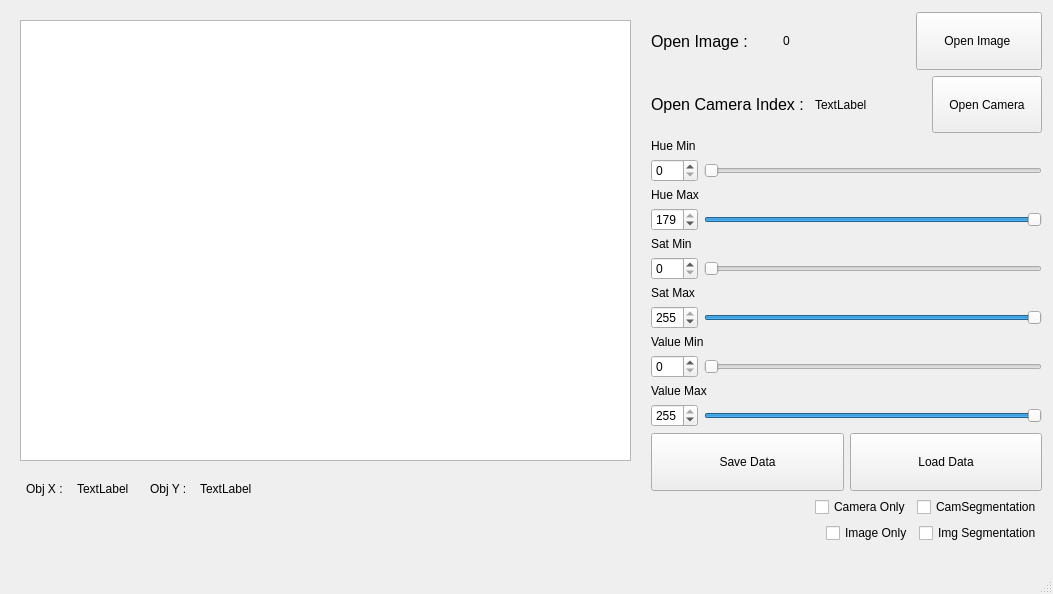
<?xml version="1.0" encoding="UTF-8"?>
<ui version="4.0">
 <class>MainWindow</class>
 <widget class="QMainWindow" name="MainWindow">
  <property name="geometry">
   <rect>
    <x>0</x>
    <y>0</y>
    <width>1053</width>
    <height>594</height>
   </rect>
  </property>
  <property name="windowTitle">
   <string>MainWindow</string>
  </property>
  <widget class="QWidget" name="centralwidget">
   <widget class="QGraphicsView" name="graphicsView">
    <property name="geometry">
     <rect>
      <x>20</x>
      <y>20</y>
      <width>611</width>
      <height>441</height>
     </rect>
    </property>
   </widget>
   <widget class="QLabel" name="posY">
    <property name="geometry">
     <rect>
      <x>200</x>
      <y>480</y>
      <width>67</width>
      <height>17</height>
     </rect>
    </property>
    <property name="text">
     <string>TextLabel</string>
    </property>
   </widget>
   <widget class="QLabel" name="label_3">
    <property name="geometry">
     <rect>
      <x>150</x>
      <y>480</y>
      <width>44</width>
      <height>17</height>
     </rect>
    </property>
    <property name="text">
     <string>Obj Y :</string>
    </property>
   </widget>
   <widget class="QLabel" name="posX">
    <property name="geometry">
     <rect>
      <x>77</x>
      <y>480</y>
      <width>67</width>
      <height>17</height>
     </rect>
    </property>
    <property name="text">
     <string>TextLabel</string>
    </property>
   </widget>
   <widget class="QLabel" name="label_2">
    <property name="geometry">
     <rect>
      <x>26</x>
      <y>480</y>
      <width>45</width>
      <height>17</height>
     </rect>
    </property>
    <property name="text">
     <string>Obj X :</string>
    </property>
   </widget>
   <widget class="QWidget" name="">
    <property name="geometry">
     <rect>
      <x>651</x>
      <y>12</y>
      <width>391</width>
      <height>531</height>
     </rect>
    </property>
    <layout class="QVBoxLayout" name="verticalLayout_2">
     <item>
      <layout class="QHBoxLayout" name="horizontalLayout_10">
       <item>
        <widget class="QLabel" name="label_4">
         <property name="font">
          <font>
           <pointsize>12</pointsize>
          </font>
         </property>
         <property name="text">
          <string>Open Image : </string>
         </property>
        </widget>
       </item>
       <item>
        <widget class="QLabel" name="conditionLabel">
         <property name="text">
          <string>0</string>
         </property>
        </widget>
       </item>
       <item>
        <widget class="QPushButton" name="imageLoadButton">
         <property name="sizePolicy">
          <sizepolicy hsizetype="Minimum" vsizetype="Expanding">
           <horstretch>0</horstretch>
           <verstretch>0</verstretch>
          </sizepolicy>
         </property>
         <property name="text">
          <string>Open Image </string>
         </property>
        </widget>
       </item>
      </layout>
     </item>
     <item>
      <layout class="QHBoxLayout" name="horizontalLayout">
       <item>
        <widget class="QLabel" name="label">
         <property name="font">
          <font>
           <pointsize>12</pointsize>
          </font>
         </property>
         <property name="text">
          <string>Open Camera Index : </string>
         </property>
        </widget>
       </item>
       <item>
        <widget class="QLabel" name="videoLabel">
         <property name="text">
          <string>TextLabel</string>
         </property>
        </widget>
       </item>
       <item>
        <widget class="QPushButton" name="startBtn">
         <property name="sizePolicy">
          <sizepolicy hsizetype="Minimum" vsizetype="Expanding">
           <horstretch>0</horstretch>
           <verstretch>0</verstretch>
          </sizepolicy>
         </property>
         <property name="text">
          <string>Open Camera</string>
         </property>
        </widget>
       </item>
      </layout>
     </item>
     <item>
      <layout class="QVBoxLayout" name="verticalLayout">
       <item>
        <widget class="QLabel" name="label_7">
         <property name="text">
          <string>Hue Min</string>
         </property>
        </widget>
       </item>
       <item>
        <layout class="QHBoxLayout" name="horizontalLayout_6">
         <item>
          <widget class="QSpinBox" name="hminSpinBox">
           <property name="maximum">
            <number>179</number>
           </property>
          </widget>
         </item>
         <item>
          <widget class="QSlider" name="hminSlider">
           <property name="maximum">
            <number>179</number>
           </property>
           <property name="orientation">
            <enum>Qt::Horizontal</enum>
           </property>
          </widget>
         </item>
        </layout>
       </item>
       <item>
        <widget class="QLabel" name="label_8">
         <property name="text">
          <string>Hue Max</string>
         </property>
        </widget>
       </item>
       <item>
        <layout class="QHBoxLayout" name="horizontalLayout_9">
         <item>
          <widget class="QSpinBox" name="hmaxSpinBox">
           <property name="maximum">
            <number>179</number>
           </property>
           <property name="value">
            <number>179</number>
           </property>
          </widget>
         </item>
         <item>
          <widget class="QSlider" name="hmaxSlider">
           <property name="maximum">
            <number>179</number>
           </property>
           <property name="value">
            <number>179</number>
           </property>
           <property name="orientation">
            <enum>Qt::Horizontal</enum>
           </property>
          </widget>
         </item>
        </layout>
       </item>
       <item>
        <widget class="QLabel" name="label_9">
         <property name="text">
          <string>Sat Min</string>
         </property>
        </widget>
       </item>
       <item>
        <layout class="QHBoxLayout" name="horizontalLayout_2">
         <item>
          <widget class="QSpinBox" name="sminSpinBox">
           <property name="maximum">
            <number>255</number>
           </property>
          </widget>
         </item>
         <item>
          <widget class="QSlider" name="sminSlider">
           <property name="maximum">
            <number>255</number>
           </property>
           <property name="orientation">
            <enum>Qt::Horizontal</enum>
           </property>
          </widget>
         </item>
        </layout>
       </item>
       <item>
        <widget class="QLabel" name="label_10">
         <property name="text">
          <string>Sat Max</string>
         </property>
        </widget>
       </item>
       <item>
        <layout class="QHBoxLayout" name="horizontalLayout_3">
         <item>
          <widget class="QSpinBox" name="smaxSpinBox">
           <property name="maximum">
            <number>255</number>
           </property>
           <property name="value">
            <number>255</number>
           </property>
          </widget>
         </item>
         <item>
          <widget class="QSlider" name="smaxSlider">
           <property name="maximum">
            <number>255</number>
           </property>
           <property name="value">
            <number>255</number>
           </property>
           <property name="orientation">
            <enum>Qt::Horizontal</enum>
           </property>
          </widget>
         </item>
        </layout>
       </item>
       <item>
        <widget class="QLabel" name="label_11">
         <property name="text">
          <string>Value Min</string>
         </property>
        </widget>
       </item>
       <item>
        <layout class="QHBoxLayout" name="horizontalLayout_4">
         <item>
          <widget class="QSpinBox" name="vminSpinBox">
           <property name="maximum">
            <number>255</number>
           </property>
          </widget>
         </item>
         <item>
          <widget class="QSlider" name="vminSlider">
           <property name="maximum">
            <number>255</number>
           </property>
           <property name="orientation">
            <enum>Qt::Horizontal</enum>
           </property>
          </widget>
         </item>
        </layout>
       </item>
       <item>
        <widget class="QLabel" name="label_12">
         <property name="text">
          <string>Value Max</string>
         </property>
        </widget>
       </item>
       <item>
        <layout class="QHBoxLayout" name="horizontalLayout_5">
         <item>
          <widget class="QSpinBox" name="vmaxSpinBox">
           <property name="maximum">
            <number>255</number>
           </property>
           <property name="value">
            <number>255</number>
           </property>
          </widget>
         </item>
         <item>
          <widget class="QSlider" name="vmaxSlider">
           <property name="maximum">
            <number>255</number>
           </property>
           <property name="value">
            <number>255</number>
           </property>
           <property name="orientation">
            <enum>Qt::Horizontal</enum>
           </property>
          </widget>
         </item>
        </layout>
       </item>
      </layout>
     </item>
     <item>
      <layout class="QHBoxLayout" name="horizontalLayout_8">
       <item>
        <widget class="QPushButton" name="saveButton">
         <property name="sizePolicy">
          <sizepolicy hsizetype="Minimum" vsizetype="Expanding">
           <horstretch>0</horstretch>
           <verstretch>0</verstretch>
          </sizepolicy>
         </property>
         <property name="text">
          <string>Save Data</string>
         </property>
        </widget>
       </item>
       <item>
        <widget class="QPushButton" name="loadDataButton">
         <property name="sizePolicy">
          <sizepolicy hsizetype="Minimum" vsizetype="Expanding">
           <horstretch>0</horstretch>
           <verstretch>0</verstretch>
          </sizepolicy>
         </property>
         <property name="text">
          <string>Load Data</string>
         </property>
        </widget>
       </item>
      </layout>
     </item>
     <item>
      <layout class="QHBoxLayout" name="horizontalLayout_7">
       <item>
        <spacer name="horizontalSpacer">
         <property name="orientation">
          <enum>Qt::Horizontal</enum>
         </property>
         <property name="sizeHint" stdset="0">
          <size>
           <width>40</width>
           <height>20</height>
          </size>
         </property>
        </spacer>
       </item>
       <item>
        <widget class="QCheckBox" name="cameraOnlyCheckBox">
         <property name="text">
          <string>Camera Only</string>
         </property>
        </widget>
       </item>
       <item>
        <widget class="QCheckBox" name="segmentationCheckBox">
         <property name="text">
          <string>CamSegmentation</string>
         </property>
        </widget>
       </item>
      </layout>
     </item>
     <item>
      <layout class="QHBoxLayout" name="horizontalLayout_12">
       <item>
        <spacer name="horizontalSpacer_3">
         <property name="orientation">
          <enum>Qt::Horizontal</enum>
         </property>
         <property name="sizeHint" stdset="0">
          <size>
           <width>40</width>
           <height>20</height>
          </size>
         </property>
        </spacer>
       </item>
       <item>
        <widget class="QCheckBox" name="imageOnlyCheckBox">
         <property name="text">
          <string>Image Only</string>
         </property>
        </widget>
       </item>
       <item>
        <widget class="QCheckBox" name="imgSegmentationCheckBox">
         <property name="text">
          <string>Img Segmentation</string>
         </property>
        </widget>
       </item>
      </layout>
     </item>
    </layout>
   </widget>
  </widget>
  <widget class="QMenuBar" name="menubar">
   <property name="geometry">
    <rect>
     <x>0</x>
     <y>0</y>
     <width>1053</width>
     <height>22</height>
    </rect>
   </property>
  </widget>
  <widget class="QStatusBar" name="statusbar"/>
 </widget>
 <resources/>
 <connections/>
</ui>
